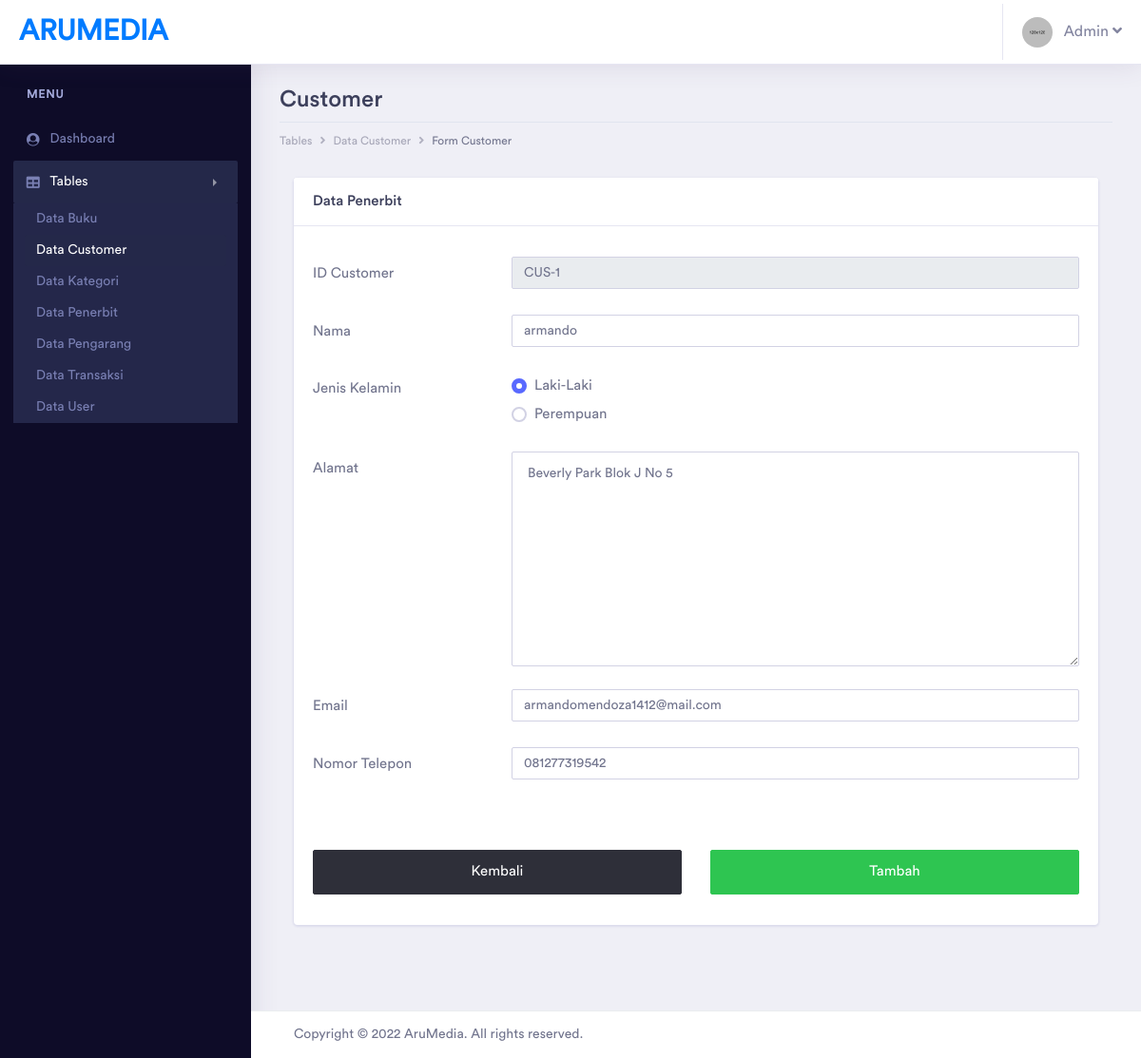
Screenshot of /admin/pages/tables/customer/form_edit_customer.php?id_customer=CUS-1 (signed in) with the database file from the repository.
### tables this page shows
CREATE TABLE `customer` (
  `id_customer` varchar(20) NOT NULL,
  `nama_customer` varchar(100) NOT NULL,
  `jk_customer` enum('Laki-Laki','Perempuan') NOT NULL,
  `alamat_customer` varchar(200) NOT NULL,
  `email_customer` varchar(100) NOT NULL,
  `telp_customer` varchar(20) NOT NULL,
  `deleted` tinyint(1) NOT NULL
);

### admin/pages/tables/customer/form_edit_customer.php (the view, shortened to what this page needs)
<?php
include '../../../../helper/connection.php';
$id_customer = $_GET['id_customer'];
$query = "SELECT * FROM customer WHERE id_customer = '$id_customer'";
$result = mysqli_query($con, $query);
$item = '';
if(mysqli_num_rows($result) == 1)
{
    $item = mysqli_fetch_assoc($result);
}
?>
<?php
if(!$_SESSION['username'] && !$_SESSION['password'] && $_SESSION['tipe_user'] != "Admin")
{
    echo "
		<script type='text/javascript'>
		alert('Anda harus login terlebih dahulu!')
		window.location='../../../index.php';
		</script>";
}
else
{
?>
<!doctype html>
<html lang="en">
<head>
    <link rel="stylesheet" href="../../../assets/vendor/bootstrap/css/bootstrap.min.css">
    <link href="../../../assets/vendor/fonts/circular-std/style.css" rel="stylesheet">
    <link rel="stylesheet" href="../../../assets/libs/css/style.css">
    <link rel="stylesheet" href="../../../assets/vendor/fonts/fontawesome/css/fontawesome-all.css">
    <link rel="stylesheet" href="../../../assets/vendor/charts/chartist-bundle/chartist.css">
    <link rel="stylesheet" href="../../../assets/vendor/charts/morris-bundle/morris.css">
    <link rel="stylesheet" href="../../../assets/vendor/fonts/material-design-iconic-font/css/materialdesignicons.min.css">
    <link rel="stylesheet" href="../../../assets/vendor/charts/c3charts/c3.css">
    <link rel="stylesheet" href="../../../assets/vendor/fonts/flag-icon-css/flag-icon.min.css">
</head>
<body>
    <div class="dashboard-main-wrapper">
        <div class="dashboard-header">
            <nav class="navbar navbar-expand-lg bg-white fixed-top">
                <a class="navbar-brand" href="../../../dashboard.php">AruMedia</a>
                <div class="collapse navbar-collapse " id="navbarSupportedContent">
                    <ul class="navbar-nav ml-auto navbar-right-top">
                        <li class="nav-item dropdown nav-user">
                            <a class="nav-link nav-user-img" href="#" id="navbarDropdownMenuLink2" data-toggle="dropdown"
                                aria-haspopup="true" aria-expanded="false"><img src="../../../assets/images/avatar-1.jpg"
                                    alt="" class="user-avatar-md rounded-circle">&nbsp;&nbsp;&nbsp;Admin <i class="fas fa-angle-down"></i></a>
                        </li>
                    </ul>
                </div>
            </nav>
        </div>
        <div class="nav-left-sidebar sidebar-dark">
            <div class="menu-list">
                <nav class="navbar navbar-expand-lg navbar-light">
                    <div class="collapse navbar-collapse" id="navbarNav">
                        <ul class="navbar-nav flex-column">
                            <li class="nav-divider">
                                Menu
                            </li>
                            <li class="nav-item ">
                                <a class="nav-link" href="../../../dashboard.php" aria-expanded="false" data-target="#submenu-1"
                                    aria-controls="submenu-1"><i class="fa fa-fw fa-user-circle"></i>Dashboard
                                    <span class="badge badge-success">6</span></a>
                            </li>
                            <li class="nav-item">
                                <a class="nav-link active" href="#" data-toggle="collapse" aria-expanded="false"
                                    data-target="#submenu-5" aria-controls="submenu-5"><i class="fas fa-fw fa-table"></i>Tables</a>
                                <div id="submenu-5" class="collapse submenu show" style="">
                                    <ul class="nav flex-column">
                                        <li class="nav-item">
                                            <a class="nav-link" href="../buku/table_buku.php">Data Buku</a>
                                        </li>
                                        <li class="nav-item">
                                            <a class="nav-link active" href="table_customer.php">Data Customer</a>
                                        </li>
                                        <li class="nav-item">
                                            <a class="nav-link" href="../kategori/table_kategori.php">Data Kategori</a>
                                        </li>
                                        <li class="nav-item">
                                            <a class="nav-link" href="table_penerbit.php">Data Penerbit</a>
                                        </li>
                                        <li class="nav-item">
                                            <a class="nav-link" href="../pengarang/table_pengarang.php">Data Pengarang</a>
                                        </li>
                                        <li class="nav-item">
                                            <a class="nav-link" href="../transaksi/table_transaksi.php">Data Transaksi</a>
                                        </li>
                                        <li class="nav-item">
                                            <a class="nav-link" href="../user/table_user.php">Data User</a>
                                        </li>
                                    </ul>
                                </div>
                            </li>
                        </ul>
                    </div>
                </nav>
            </div>
        </div>
        <div class="dashboard-wrapper">
            <div class="dashboard-ecommerce">
                <div class="container-fluid dashboard-content ">
                    <div class="row">
                        <div class="col-xl-12 col-lg-12 col-md-12 col-sm-12 col-12">
                            <div class="page-header">
                                <h2 class="pageheader-title">Customer</h2>
                                <div class="page-breadcrumb">
                                    <nav aria-label="breadcrumb">
                                        <ol class="breadcrumb">
                                            <li class="breadcrumb-item"><a href="#" class="breadcrumb-link">Tables</a></li>
                                            <li class="breadcrumb-item"><a href="table_customer.php" class="breadcrumb-link">Data
                                                    Customer</a></li>
                                            <li class="breadcrumb-item active" aria-current="page"></li>Form Customer
                                        </ol>
                                    </nav>
                                </div>
                            </div>
                        </div>
                    </div>
                    <div class="col-xl-12">
                        <div class="card">
                            <h5 class="card-header">Data Penerbit</h5>
                            <div class="card-body">
                                <form action="process/edit_customer.php" method="POST">
                                    <div class="form-group row">
                                        <label class="col-md-3 col-form-label">ID Customer</label>
                                        <div class="col-md-9">
                                            <input type="text" name="id_customer" class="form-control" value="<?php echo $id_customer ?>"
                                                readonly>
                                        </div>
                                    </div>
                                    <div class="form-group row">
                                        <label class="col-md-3 col-form-label">Nama</label>
                                        <div class="col-md-9">
                                            <input type="text" name="nama_customer" class="form-control" placeholder="Nama Customer"
                                                value="<?php echo $item['nama_customer'] ?>" required>
                                        </div>
                                    </div>
                                    <div class="form-group row">
                                        <label class="col-md-3 col-form-label">Jenis Kelamin</label>
                                        <div class="col-md-9">
                                            <div class="custom-control custom-radio">
                                                <label class="custom-control-label" for="lakilaki">Laki-Laki</label>
                                            </div>
                                            <div class="custom-control custom-radio">
                                                <label class="custom-control-label" for="perempuan">Perempuan</label>
                                            </div>
                                        </div>
                                    </div>
                                    <div class="form-group row">
                                        <label class="col-md-3 col-form-label">Alamat</label>
                                        <div class="col-md-9">
                                            <textarea name="alamat_customer" id="" cols="30" rows="10" class="form-control"
                                                placeholder="Alamat Customer" required><?php echo $item['alamat_customer'] ?></textarea>
                                        </div>
                                    </div>
                                    <div class="form-group row">
                                        <label class="col-md-3 col-form-label">Email</label>
                                        <div class="col-md-9">
                                            <input type="email" name="email_customer" class="form-control" placeholder="Email"
                                                value="<?php echo $item['email_customer'] ?>" required>
                                        </div>
                                    </div>
                                    <div class="form-group row">
                                        <label class="col-md-3 col-form-label">Nomor Telepon</label>
                                        <div class="col-md-9">
                                            <input type="number" name="telp_customer" class="form-control" placeholder="Nomor Telepon"
                                                value="<?php echo $item['telp_customer'] ?>" required>
                                        </div>
                                    </div>
                                    <div class="form-group row mt-5">
                                        <div class="col-md-6">
                                            <a name="backBtn" id="backBtn" class="btn btn-dark btn-block btn-lg" href="table_customer.php"
                                                role="button">Kembali</a>
                                        </div>
                                        <div class="col-md-6">
                                            <input type="submit" class="btn btn-success btn-block btn-lg" value="Tambah" />
                                        </div>
                                    </div>
                                </form>
                            </div>
                        </div>
                    </div>
                </div>
            </div>
            <div class="footer">
                <div class="container-fluid">
                    <div class="row">
                        <div class="col-xl-6 col-lg-6 col-md-6 col-sm-12 col-12">
                        Copyright © 2022 AruMedia. All rights reserved.
                        </div>
                        <div class="col-xl-6 col-lg-6 col-md-6 col-sm-12 col-12">
                        </div>
                    </div>
                </div>
            </div>
        </div>
    </div>
</body>
</html>
<?php } ?>

### rows the page displays
customer: nama_customer "armando", alamat_customer "Beverly Park Blok J No 5", email_customer "armandomendoza1412@mail.com", telp_customer "081277319542"
